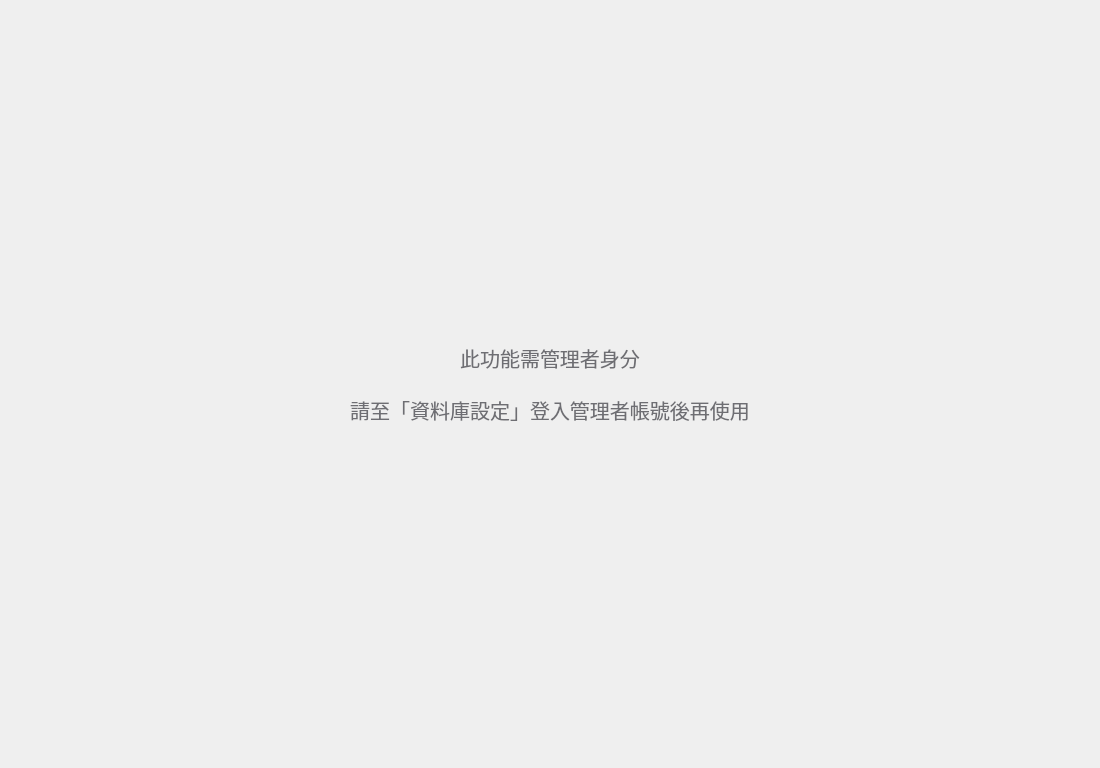
<?xml version="1.0" encoding="UTF-8"?>
<ui version="4.0">
 <class>MainWindow</class>
 <widget class="QMainWindow" name="MainWindow">
  <property name="geometry"><rect><x>0</x><y>0</y><width>1100</width><height>768</height></rect></property>
  <property name="windowTitle"><string>公文管理系統 - 檔案歸檔</string></property>
  <widget class="QWidget" name="centralwidget">
   <layout class="QVBoxLayout" name="mainV">
    <property name="leftMargin"><number>16</number></property>
    <property name="topMargin"><number>12</number></property>
    <property name="rightMargin"><number>16</number></property>
    <property name="bottomMargin"><number>12</number></property>
    <item>
     <widget class="QStackedWidget" name="outer_stack">
      <property name="currentIndex"><number>0</number></property>
      <widget class="QWidget" name="page_gate">
       <layout class="QVBoxLayout" name="gateV">
        <item><spacer name="gateTop"><property name="orientation"><enum>Qt::Vertical</enum></property><property name="sizeHint"><size><width>20</width><height>200</height></size></property></spacer></item>
        <item><widget class="QLabel" name="lbl_gate"><property name="text"><string>此功能需管理者身分

請至「資料庫設定」登入管理者帳號後再使用</string></property><property name="alignment"><set>Qt::AlignCenter</set></property><property name="styleSheet"><string>font-size:15pt;color:#6e6e73;</string></property></widget></item>
        <item><spacer name="gateBot"><property name="orientation"><enum>Qt::Vertical</enum></property><property name="sizeHint"><size><width>20</width><height>200</height></size></property></spacer></item>
       </layout>
      </widget>
      <widget class="QWidget" name="page_content">
       <layout class="QVBoxLayout" name="contentV">
        <property name="leftMargin"><number>0</number></property>
        <property name="topMargin"><number>0</number></property>
        <property name="rightMargin"><number>0</number></property>
        <property name="bottomMargin"><number>0</number></property>
        <item>
         <widget class="QTabWidget" name="arch_subtabs">
      <property name="currentIndex"><number>0</number></property>
      <widget class="QWidget" name="page_crim">
       <attribute name="title"><string>❐ 刑案歸檔</string></attribute>
       <layout class="QVBoxLayout" name="crim_v">
        <item>
         <layout class="QHBoxLayout" name="crim_folder">
          <item><widget class="QLineEdit" name="crim_path"><property name="readOnly"><bool>true</bool></property><property name="placeholderText"><string>尚未選擇資料夾</string></property><property name="minimumHeight"><number>32</number></property></widget></item>
          <item><widget class="QPushButton" name="crim_pick"><property name="text"><string>選擇 PDF 資料夾</string></property><property name="minimumHeight"><number>32</number></property></widget></item>
         </layout>
        </item>
        <item>
         <layout class="QHBoxLayout" name="crim_body">
          <item>
           <widget class="QGroupBox" name="crim_doc_box">
            <property name="title"><string/></property>
            <layout class="QVBoxLayout" name="crim_doc_v">
             <item>
              <layout class="QHBoxLayout" name="crim_doc_hdr">
               <item><widget class="QLabel" name="crim_doc_lbl"><property name="text"><string>待歸檔</string></property><property name="styleSheet"><string>font-weight:600;color:#3a3a3c;</string></property></widget></item>
               <item><spacer><property name="orientation"><enum>Qt::Horizontal</enum></property><property name="sizeHint"><size><width>20</width><height>20</height></size></property></spacer></item>
               <item><widget class="QPushButton" name="crim_toggle_full"><property name="text"><string>完整模式</string></property><property name="checkable"><bool>true</bool></property><property name="maximumWidth"><number>188</number></property></widget></item>
              </layout>
             </item>
             <item><widget class="QTableWidget" name="crim_doc_table"/></item>
             <item>
              <layout class="QHBoxLayout" name="crim_doc_foot">
               <item><widget class="QLineEdit" name="crim_doc_search"><property name="placeholderText"><string>搜尋編號</string></property><property name="maximumWidth"><number>140</number></property><property name="clearButtonEnabled"><bool>true</bool></property></widget></item>
               <item><spacer name="crim_doc_foot_sp"><property name="orientation"><enum>Qt::Horizontal</enum></property><property name="sizeHint" stdset="0"><size><width>40</width><height>20</height></size></property></spacer></item>
               <item><widget class="QPushButton" name="crim_paper_only"><property name="text"><string>只歸紙本</string></property><property name="maximumWidth"><number>188</number></property><property name="cursor"><cursorShape>PointingHandCursor</cursorShape></property></widget></item>
              </layout>
             </item>
            </layout>
           </widget>
          </item>
          <item>
           <widget class="QGroupBox" name="crim_pdf_box">
            <property name="title"><string/></property>
            <layout class="QVBoxLayout" name="crim_pdf_v">
             <item>
              <layout class="QHBoxLayout" name="crim_pdf_hdr">
               <item><widget class="QLabel" name="crim_pdf_lbl"><property name="text"><string>候選檔案</string></property><property name="styleSheet"><string>font-weight:600;color:#3a3a3c;</string></property></widget></item>
               <item><spacer><property name="orientation"><enum>Qt::Horizontal</enum></property><property name="sizeHint"><size><width>20</width><height>20</height></size></property></spacer></item>
               <item><widget class="QPushButton" name="crim_toggle_archived"><property name="text"><string>顯示已歸檔</string></property><property name="checkable"><bool>true</bool></property><property name="maximumWidth"><number>231</number></property></widget></item>
              </layout>
             </item>
             <item><widget class="QTableWidget" name="crim_pdf_table"/></item>
             <item>
              <layout class="QHBoxLayout" name="crim_kw_row">
               <item><widget class="QLabel" name="crim_kw_lbl"><property name="text"><string>自訂關鍵字</string></property><property name="minimumWidth"><number>72</number></property></widget></item>
               <item><widget class="QLineEdit" name="crim_kw"><property name="placeholderText"><string>例：嫌疑人、案由…</string></property><property name="minimumHeight"><number>32</number></property></widget></item>
               <item><widget class="QPushButton" name="crim_match"><property name="text"><string>比對</string></property><property name="minimumHeight"><number>32</number></property><property name="minimumWidth"><number>56</number></property></widget></item>
              </layout>
             </item>
            </layout>
           </widget>
          </item>
          <item>
           <widget class="QGroupBox" name="crim_people_box">
            <property name="title"><string/></property>
            <property name="maximumWidth"><number>150</number></property>
            <layout class="QVBoxLayout" name="crim_people_v">
             <item><widget class="QLabel" name="crim_people_lbl"><property name="text"><string>承辦人、協辦</string></property><property name="minimumHeight"><number>24</number></property><property name="styleSheet"><string>font-weight:600;color:#3a3a3c;</string></property></widget></item>
             <item><widget class="QListWidget" name="crim_people_list"/></item>
            </layout>
           </widget>
          </item>
         </layout>
        </item>
        <item>
         <widget class="QGroupBox" name="crim_preview_box">
          <property name="title"><string>檔名預覽</string></property>
          <layout class="QVBoxLayout" name="crim_pv_v">
           <item>
            <layout class="QHBoxLayout" name="crim_holes">
             <item><widget class="QLineEdit" name="crim_h_pk"><property name="readOnly"><bool>true</bool></property><property name="maximumWidth"><number>70</number></property><property name="placeholderText"><string>編號</string></property><property name="minimumHeight"><number>32</number></property></widget></item>
             <item><widget class="QLabel" name="crim_s1"><property name="text"><string>-</string></property></widget></item>
             <item><widget class="QLineEdit" name="crim_h_date"><property name="maximumWidth"><number>100</number></property><property name="placeholderText"><string>日期</string></property><property name="minimumHeight"><number>32</number></property></widget></item>
             <item><widget class="QLabel" name="crim_s2"><property name="text"><string>-</string></property></widget></item>
             <item><widget class="QLineEdit" name="crim_h_subj"><property name="placeholderText"><string>案由</string></property><property name="minimumHeight"><number>32</number></property></widget></item>
             <item><widget class="QLabel" name="crim_s3"><property name="text"><string>-</string></property></widget></item>
             <item><widget class="QLineEdit" name="crim_h_proc"><property name="placeholderText"><string>承辦人、協辦</string></property><property name="minimumHeight"><number>32</number></property></widget></item>
            </layout>
           </item>
           <item>
            <layout class="QHBoxLayout" name="crim_pv_actions">
             <item><widget class="QLabel" name="crim_final"><property name="text"><string>最終檔名：—</string></property></widget></item>
             <item><widget class="QPushButton" name="crim_reset"><property name="text"><string>還原預設</string></property><property name="minimumHeight"><number>32</number></property></widget></item>
             <item><widget class="QPushButton" name="crim_do_archive"><property name="text"><string>檔案歸檔</string></property><property name="minimumHeight"><number>32</number></property></widget></item>
            </layout>
           </item>
          </layout>
         </widget>
        </item>
       </layout>
      </widget>
      <widget class="QWidget" name="page_gen">
       <attribute name="title"><string>❏ 一般歸檔</string></attribute>
       <layout class="QVBoxLayout" name="gen_v">
        <item>
         <layout class="QHBoxLayout" name="gen_folder">
          <item><widget class="QLineEdit" name="gen_path"><property name="readOnly"><bool>true</bool></property><property name="placeholderText"><string>尚未選擇資料夾</string></property><property name="minimumHeight"><number>32</number></property></widget></item>
          <item><widget class="QPushButton" name="gen_pick"><property name="text"><string>選擇 PDF 資料夾</string></property><property name="minimumHeight"><number>32</number></property></widget></item>
         </layout>
        </item>
        <item>
         <layout class="QHBoxLayout" name="gen_body">
          <item>
           <widget class="QGroupBox" name="gen_doc_box">
            <property name="title"><string/></property>
            <layout class="QVBoxLayout" name="gen_doc_v">
             <item>
              <layout class="QHBoxLayout" name="gen_doc_hdr">
               <item><widget class="QLabel" name="gen_doc_lbl"><property name="text"><string>待歸檔</string></property><property name="styleSheet"><string>font-weight:600;color:#3a3a3c;</string></property></widget></item>
               <item><spacer><property name="orientation"><enum>Qt::Horizontal</enum></property><property name="sizeHint"><size><width>20</width><height>20</height></size></property></spacer></item>
               <item><widget class="QPushButton" name="gen_toggle_full"><property name="text"><string>完整模式</string></property><property name="checkable"><bool>true</bool></property><property name="maximumWidth"><number>188</number></property></widget></item>
              </layout>
             </item>
             <item><widget class="QTableWidget" name="gen_doc_table"/></item>
             <item>
              <layout class="QHBoxLayout" name="gen_doc_foot">
               <item><widget class="QLineEdit" name="gen_doc_search"><property name="placeholderText"><string>搜尋編號</string></property><property name="maximumWidth"><number>140</number></property><property name="clearButtonEnabled"><bool>true</bool></property></widget></item>
               <item><spacer name="gen_doc_foot_sp"><property name="orientation"><enum>Qt::Horizontal</enum></property><property name="sizeHint" stdset="0"><size><width>40</width><height>20</height></size></property></spacer></item>
               <item><widget class="QPushButton" name="gen_paper_only"><property name="text"><string>只歸紙本</string></property><property name="maximumWidth"><number>188</number></property><property name="cursor"><cursorShape>PointingHandCursor</cursorShape></property></widget></item>
              </layout>
             </item>
            </layout>
           </widget>
          </item>
          <item>
           <widget class="QGroupBox" name="gen_pdf_box">
            <property name="title"><string/></property>
            <layout class="QVBoxLayout" name="gen_pdf_v">
             <item>
              <layout class="QHBoxLayout" name="gen_pdf_hdr">
               <item><widget class="QLabel" name="gen_pdf_lbl"><property name="text"><string>候選檔案</string></property><property name="styleSheet"><string>font-weight:600;color:#3a3a3c;</string></property></widget></item>
               <item><spacer><property name="orientation"><enum>Qt::Horizontal</enum></property><property name="sizeHint"><size><width>20</width><height>20</height></size></property></spacer></item>
               <item><widget class="QPushButton" name="gen_toggle_archived"><property name="text"><string>顯示已歸檔</string></property><property name="checkable"><bool>true</bool></property><property name="maximumWidth"><number>231</number></property></widget></item>
              </layout>
             </item>
             <item><widget class="QTableWidget" name="gen_pdf_table"/></item>
             <item>
              <layout class="QHBoxLayout" name="gen_kw_row">
               <item><widget class="QLabel" name="gen_kw_lbl"><property name="text"><string>自訂關鍵字</string></property><property name="minimumWidth"><number>72</number></property></widget></item>
               <item><widget class="QLineEdit" name="gen_kw"><property name="placeholderText"><string>例：主旨、承辦人…</string></property><property name="minimumHeight"><number>32</number></property></widget></item>
               <item><widget class="QPushButton" name="gen_match"><property name="text"><string>比對</string></property><property name="minimumHeight"><number>32</number></property><property name="minimumWidth"><number>56</number></property></widget></item>
              </layout>
             </item>
            </layout>
           </widget>
          </item>
          <item>
           <widget class="QGroupBox" name="gen_people_box">
            <property name="title"><string/></property>
            <property name="maximumWidth"><number>150</number></property>
            <layout class="QVBoxLayout" name="gen_people_v">
             <item><widget class="QLabel" name="gen_people_lbl"><property name="text"><string>承辦人、協辦</string></property><property name="minimumHeight"><number>24</number></property><property name="styleSheet"><string>font-weight:600;color:#3a3a3c;</string></property></widget></item>
             <item><widget class="QListWidget" name="gen_people_list"/></item>
            </layout>
           </widget>
          </item>
         </layout>
        </item>
        <item>
         <widget class="QGroupBox" name="gen_preview_box">
          <property name="title"><string>檔名預覽</string></property>
          <layout class="QVBoxLayout" name="gen_pv_v">
           <item>
            <layout class="QHBoxLayout" name="gen_holes">
             <item><widget class="QLineEdit" name="gen_h_pk"><property name="readOnly"><bool>true</bool></property><property name="maximumWidth"><number>70</number></property><property name="placeholderText"><string>編號</string></property><property name="minimumHeight"><number>32</number></property></widget></item>
             <item><widget class="QLabel" name="gen_s1"><property name="text"><string>-</string></property></widget></item>
             <item><widget class="QLineEdit" name="gen_h_date"><property name="maximumWidth"><number>100</number></property><property name="placeholderText"><string>日期</string></property><property name="minimumHeight"><number>32</number></property></widget></item>
             <item><widget class="QLabel" name="gen_s2"><property name="text"><string>-</string></property></widget></item>
             <item><widget class="QLineEdit" name="gen_h_subj"><property name="placeholderText"><string>主旨</string></property><property name="minimumHeight"><number>32</number></property></widget></item>
             <item><widget class="QLabel" name="gen_s3"><property name="text"><string>-</string></property></widget></item>
             <item><widget class="QLineEdit" name="gen_h_proc"><property name="placeholderText"><string>承辦人、協辦</string></property><property name="minimumHeight"><number>32</number></property></widget></item>
            </layout>
           </item>
           <item>
            <layout class="QHBoxLayout" name="gen_pv_actions">
             <item><widget class="QLabel" name="gen_final"><property name="text"><string>最終檔名：—</string></property></widget></item>
             <item><widget class="QPushButton" name="gen_reset"><property name="text"><string>還原預設</string></property><property name="minimumHeight"><number>32</number></property></widget></item>
             <item><widget class="QPushButton" name="gen_do_archive"><property name="text"><string>檔案歸檔</string></property><property name="minimumHeight"><number>32</number></property></widget></item>
            </layout>
           </item>
          </layout>
         </widget>
        </item>
       </layout>
      </widget>
     </widget>
        </item>
       </layout>
      </widget>
     </widget>
    </item>
   </layout>
  </widget>
 </widget>
</ui>
